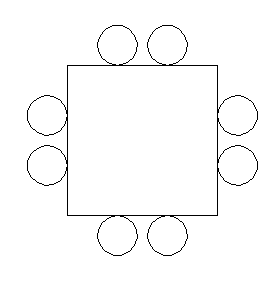

The script that drew this image:
"""
   八圆围正方.py
"""
from turtle import Turtle  # 从海龟模块导入Turtle命令


# 新建造型为Turtle的隐藏海龟
tom = Turtle(shape='turtle',visible=False)
tom.screen.delay(30)
tom.pensize(2)
tom.speed(1)
for _ in range(4):
    tom.fd(50)             # 前进50个单位
    tom.circle(20)         # 转了一圈又回来
    tom.fd(50)
    tom.circle(20)         # 画一个半径为20的圆
    tom.fd(50)
    tom.rt(90)             # 右转90度
    
tom.screen.mainloop()
